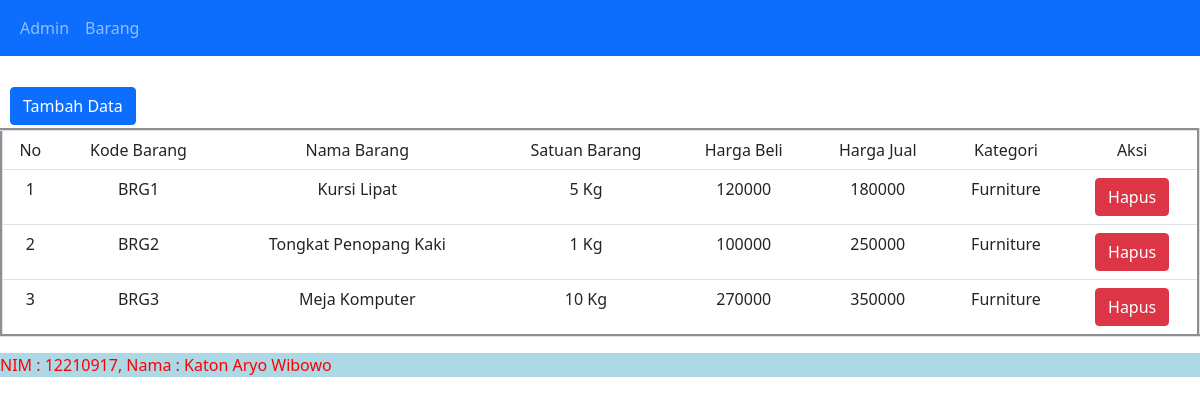
Screenshot of /barang/data_barang with the database file from the repository.
### tables this page shows
CREATE TABLE `barang` (
  `kode_barang` varchar(4) NOT NULL,
  `nama_barang` varchar(30) NOT NULL,
  `satuan` varchar(10) NOT NULL,
  `harga_beli` double NOT NULL,
  `harga_jual` double NOT NULL,
  `kategori` enum('Elektronik','Furniture') NOT NULL,
  `deskripsi` text NOT NULL
);

### application/controllers/barang.php (called while the page is built, shortened)
<?php
class barang extends CI_Controller
{
    public function __construct()
    {
        $this->load->model('Barangmodel');
        $this->load->library('form_validation');
    }
    public function data_barang()
    {
        $data = array(
            'brg' => $this->Barangmodel->read_barang()
        );
        $this->load->view('navbar');
        $this->load->view('barang/data_barang', $data);
        $this->load->view('footer');
    }
}

### index.php (called while the page is built, shortened)
<?php
require_once BASEPATH.'core/CodeIgniter.php';

### application/models/Barangmodel.php (called while the page is built, shortened)
<?php
class Barangmodel extends CI_Model
{
    public function read_barang()
    {
        return $this->db->get('barang')->result();
    }
}

### application/views/barang/data_barang.php (the view, shortened to what this page needs)
</head>
<h1 style="text-align:center">ADMIN YANG TERDAFTAR</h1>
<a class="btn btn-primary" style="position:absolute; top: 87px; left: 10px;" href="<?php echo site_url('barang')?>">Tambah Data</a>
<table align="center" width="100%" border="3" class="table">
    <tr>
        <td align="center">No</td>
        <td align="center">Kode Barang</td>
        <td align="center">Nama Barang</td>
        <td align="center">Satuan Barang</td>
        <td align="center">Harga Beli</td>
        <td align="center">Harga Jual</td>
        <td align="center">Kategori</td>
        <td align="center">Aksi</td>
    </tr>
    <?php
$no=1;
foreach ($brg as $row) {?>
<tr>
    <td align="center"><?php echo $no++ ?></td>
    <td align="center"><?php echo $row->kode_barang ?></td>
    <td align="center"><?php echo $row->nama_barang ?></td>
    <td align="center"><?php echo $row->satuan ?></td>
    <td align="center"><?php echo $row->harga_beli?></td>
    <td align="center"><?php echo $row->harga_jual ?></td>
    <td align="center"><?php echo $row->kategori ?></td>
    <td align="center">
        <a href="<?php echo base_url(); ?>barang/hapus_barang/<?php echo $row->kode_barang; ?>" class="btn btn-danger">Hapus</a>
</td>
</tr><?php
}
?>
</table>

### application/views/navbar.php (shortened to what this page needs)
<head>
<link href="https://cdn.jsdelivr.net/npm/bootstrap@5.0.2/dist/css/bootstrap.min.css" rel="stylesheet">
<div class="fixed-top">
<nav class="navbar navbar-expand-lg navbar-dark bg-primary">
  <div class="container-fluid">
    <div class="collapse navbar-collapse" id="navbarNav">
      <ul class="navbar-nav">
        <li class="nav-item">
          <a class="nav-link" href="<?php echo site_url('admin/data_admin')?>">Admin</a>
        </li>
        <li class="nav-item">
          <a class="nav-link" href="<?php echo site_url('barang/data_barang')?>">Barang</a>
        </li>
      </ul>
    </div>
  </div>
</nav>
</div>

### application/views/footer.php (shortened to what this page needs)
<div style="background-color:lightblue ; border ; gray 1px solid; color:red">
    <marquee>
        NIM : 12210917, Nama : Katon Aryo Wibowo
    </marquee>
</div>

### rows the page displays
barang: kode_barang "BRG1", nama_barang "Kursi Lipat", satuan "5 Kg", harga_beli "120000", harga_jual "180000", kategori "Furniture"
barang: kode_barang "BRG2", nama_barang "Tongkat Penopang Kaki", satuan "1 Kg", harga_beli "100000", harga_jual "250000", kategori "Furniture"
barang: kode_barang "BRG3", nama_barang "Meja Komputer", satuan "10 Kg", harga_beli "270000", harga_jual "350000", kategori "Furniture"
